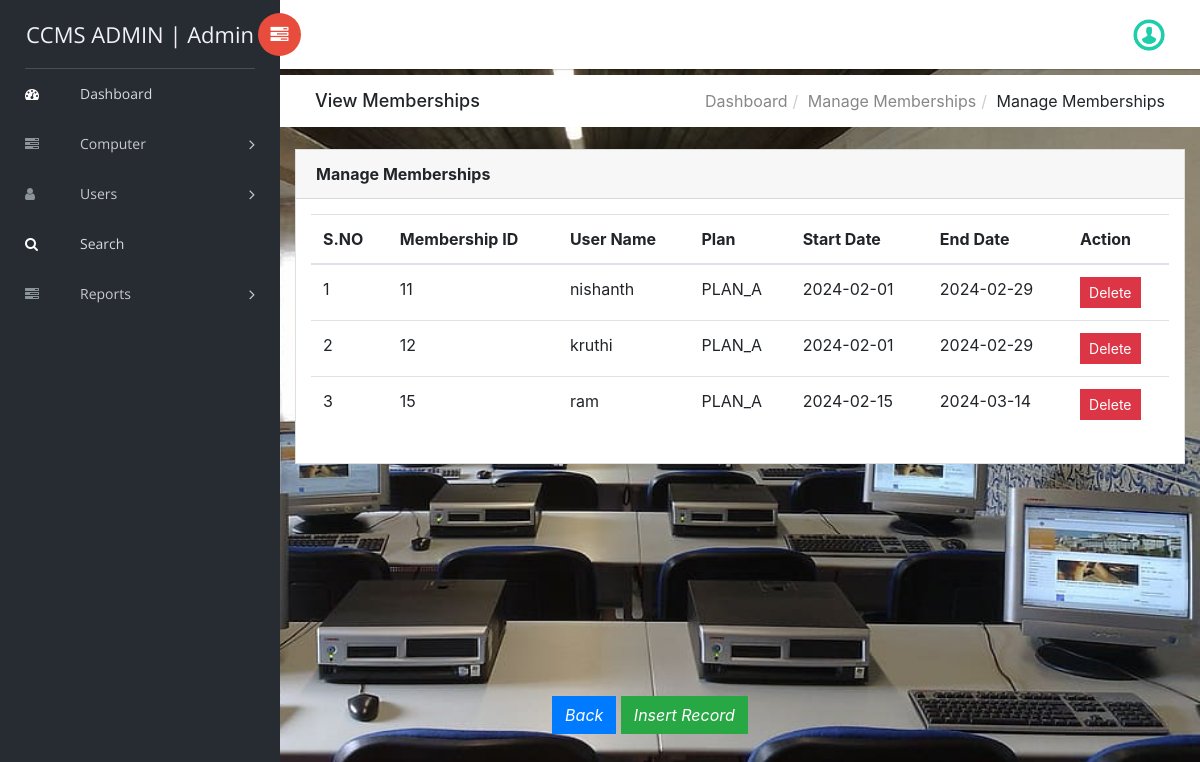
Screenshot of /ccms/membership.php (signed in) with the database file from the repository.
### tables this page shows
CREATE TABLE `tblmembership` (
`ID` int(10) NOT NULL,
  `M_id` int(11) NOT NULL,
  `username` varchar(50) NOT NULL,
  `Plan_name` varchar(50) NOT NULL,
  `Start_date` date NOT NULL,
  `End_date` date NOT NULL
);

### ccms/membership.php (the view, shortened to what this page needs)
<?php
include('includes/dbconnection.php');
if (strlen($_SESSION['ccmsaid'] == 0)) {
    header('location:logout.php');
} else {
?>
<!doctype html>
<html class="no-js" lang="en">
<head>
    <link rel="stylesheet" href="vendors/bootstrap/dist/css/bootstrap.min.css">
    <link rel="stylesheet" href="vendors/font-awesome/css/font-awesome.min.css">
    <link rel="stylesheet" href="vendors/themify-icons/css/themify-icons.css">
    <link rel="stylesheet" href="vendors/flag-icon-css/css/flag-icon.min.css">
    <link rel="stylesheet" href="vendors/selectFX/css/cs-skin-elastic.css">
    <link rel="stylesheet" href="assets/css/style.css">
</head>
<body class="bg-dark" style="
background-image: url('images/222.jpg');
background-repeat: no-repeat;
background-attachment: fixed;
background-size: 100% 100%;">
    <?php include_once('includes/sidebar.php');?>
    <div id="right-panel" class="right-panel">
        <?php include_once('includes/header.php');?>
        <div class="breadcrumbs">
            <div class="col-sm-4">
                <div class="page-header float-left">
                    <div class="page-title">
                        <h1>View Memberships</h1>
                    </div>
                </div>
            </div>
            <div class="col-sm-8">
                <div class="page-header float-right">
                    <div class="page-title">
                        <ol class="breadcrumb text-right">
                            <li><a href="dashboard.php">Dashboard</a></li>
                            <li><a href="membership.php">Manage Memberships</a></li>
                            <li class="active">Manage Memberships</li>
                        </ol>
                    </div>
                </div>
            </div>
        </div>
        <div class="content mt-3">
            <div class="animated fadeIn">
                <div class="row">
                    <div class="col-lg-12">
                        <div class="card">
                            <div class="card-header">
                                <strong class="card-title">Manage Memberships</strong>
                            </div>
                            <div class="card-body">
                                <table class="table">
                                    <thead>
                                        <tr>
                                            <th>S.NO</th>
                                            <th>Membership ID</th>
                                            <th>User Name</th>
                                            <th>Plan</th>
                                            <th>Start Date</th>
                                            <th>End Date</th>
                                            <th>Action</th>
                                        </tr>
                                    </thead>
                                    <?php
                                        $ret = mysqli_query($con, "SELECT * FROM tblmembership");
                                        $cnt = 1;
                                        while ($row = mysqli_fetch_array($ret)) {
                                    ?>
                                    <tr>
                                        <td><?php echo $cnt;?></td>
                                        <td><?php echo $row['M_id'];?></td>
                                        <td><?php echo $row['username'];?></td>
                                        <td><?php echo $row['Plan_name'];?></td>
                                        <td><?php echo $row['Start_date'];?></td>
                                        <td><?php echo $row['End_date'];?></td>
                                        <td>
                                            <a href="delete_member.php?mid=<?php echo $row['M_id']; ?>" class="btn btn-danger btn-sm" onclick="return confirm('Are you sure you want to delete this record?');">Delete</a>
                                        </td>
                                    </tr>
                                    <?php
                                        $cnt = $cnt + 1;
                                    }?>
                                </table>
                            </div>
                            <div class="text-center mb-3" style="position: fixed; bottom: 50px; left: 50px; width: 100%;">
                                <a href="dashboard.php" class="btn btn-primary"><i>Back</i></a>
                                <a href="edit_member.php" class="btn btn-success"><i>Insert Record</i></a>
                            </div>
                        </div>
                    </div>
                </div>
            </div>
        </div>
    </div>
</body>
</html>
<?php }  ?>

### ccms/includes/sidebar.php (shortened to what this page needs)
<aside id="left-panel" class="left-panel">
        <nav class="navbar navbar-expand-sm navbar-default">
<?php
$adminid=$_SESSION['ccmsaid'];
$ret=mysqli_query($con,"select AdminName from tbladmin where ID='$adminid'");
$row=mysqli_fetch_array($ret);
$name=$row['AdminName'];
?>
            <div class="navbar-header">
                <a class="navbar-brand" href="dashboard.php">CCMS ADMIN | <?php echo $name; ?></a>
            </div>
            <div id="main-menu" class="main-menu collapse navbar-collapse">
                <ul class="nav navbar-nav">
                    <li class="active">
                        <a href="dashboard.php"> <i class="menu-icon fa fa-dashboard"></i>Dashboard </a>
                    </li>
<li class="menu-item-has-children dropdown">
                        <a href="#" class="dropdown-toggle" data-toggle="dropdown" aria-haspopup="true" aria-expanded="false"> <i class="menu-icon fa fa-tasks"></i>Computer</a>
                    </li>
 <li class="menu-item-has-children dropdown">
                        <a href="add-users.php" class="dropdown-toggle" data-toggle="dropdown" aria-haspopup="true" aria-expanded="false"> <i class="menu-icon fa fa-user"></i>Users</a>
                    </li>
<li class="active">
                        <a href="search.php"> <i class="menu-icon fa fa-search"></i>Search </a>
                    </li>
  <li class="menu-item-has-children dropdown">
                        <a href="#" class="dropdown-toggle" data-toggle="dropdown" aria-haspopup="true" aria-expanded="false"> <i class="menu-icon fa fa-tasks"></i>Reports</a>
                    </li>
                </ul>
            </div>
        </nav>
    </aside>

### ccms/includes/header.php (shortened to what this page needs)
<header id="header" class="header">
           <div class="header-menu">
               <div class="col-sm-7">
                   <a id="menuToggle" class="menutoggle pull-left"><i class="fa fa fa-tasks"></i></a>
               </div>
               <div class="col-sm-5">
                   <div class="user-area dropdown float-right">
                       <a href="#" class="dropdown-toggle" data-toggle="dropdown" aria-haspopup="true" aria-expanded="false">
                           <img class="user-avatar rounded-circle" src="images/images.png" alt="User Avatar">
                       </a>
                   </div>
               </div>
           </div>
       </header>

### rows the page displays
tblmembership: M "11", username "nishanth", Plan_name "PLAN_A", Start_date "2024-02-01", End_date "2024-02-29"
tblmembership: M "12", username "kruthi", Plan_name "PLAN_A", Start_date "2024-02-01", End_date "2024-02-29"
tblmembership: M "15", username "ram", Plan_name "PLAN_A", Start_date "2024-02-15", End_date "2024-03-14"

### other values shown
$name "Admin"
